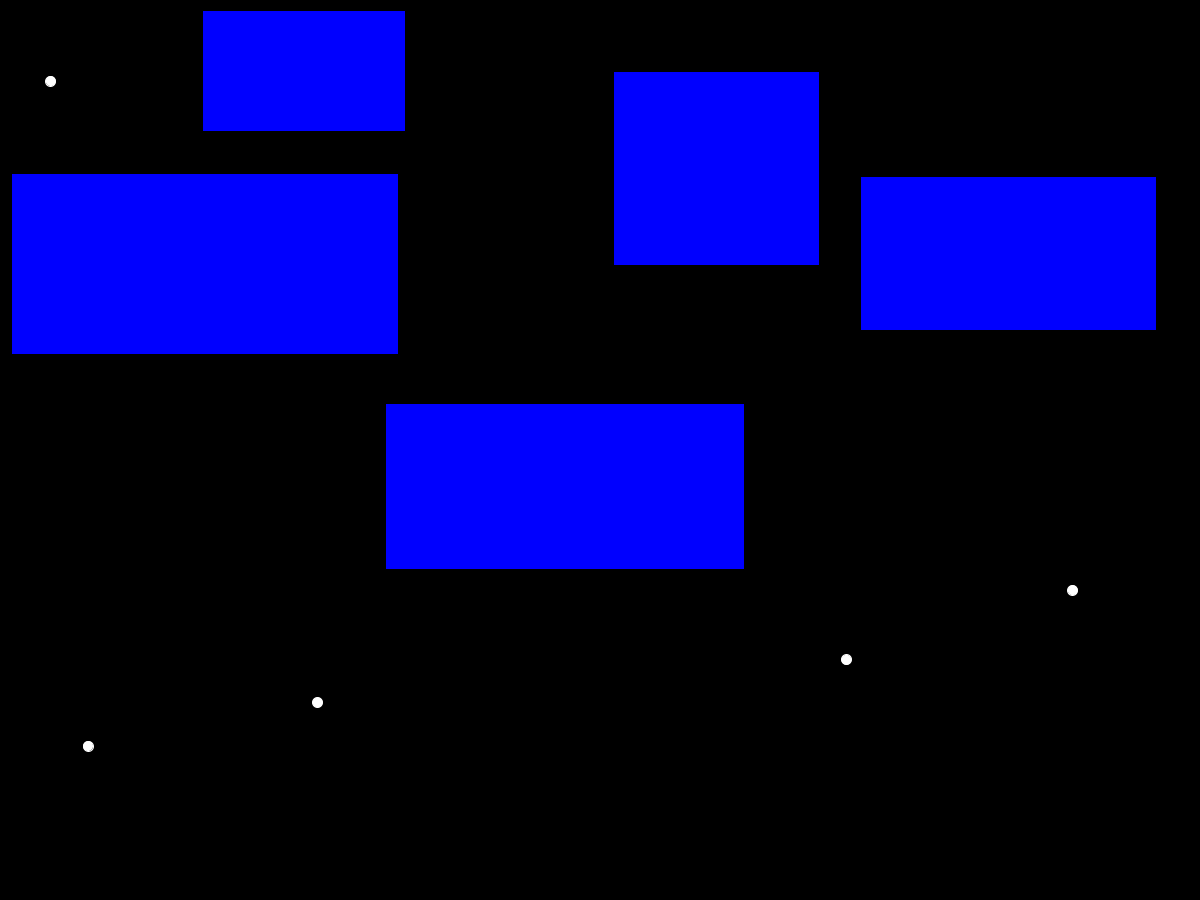
Frame 1 (no input)
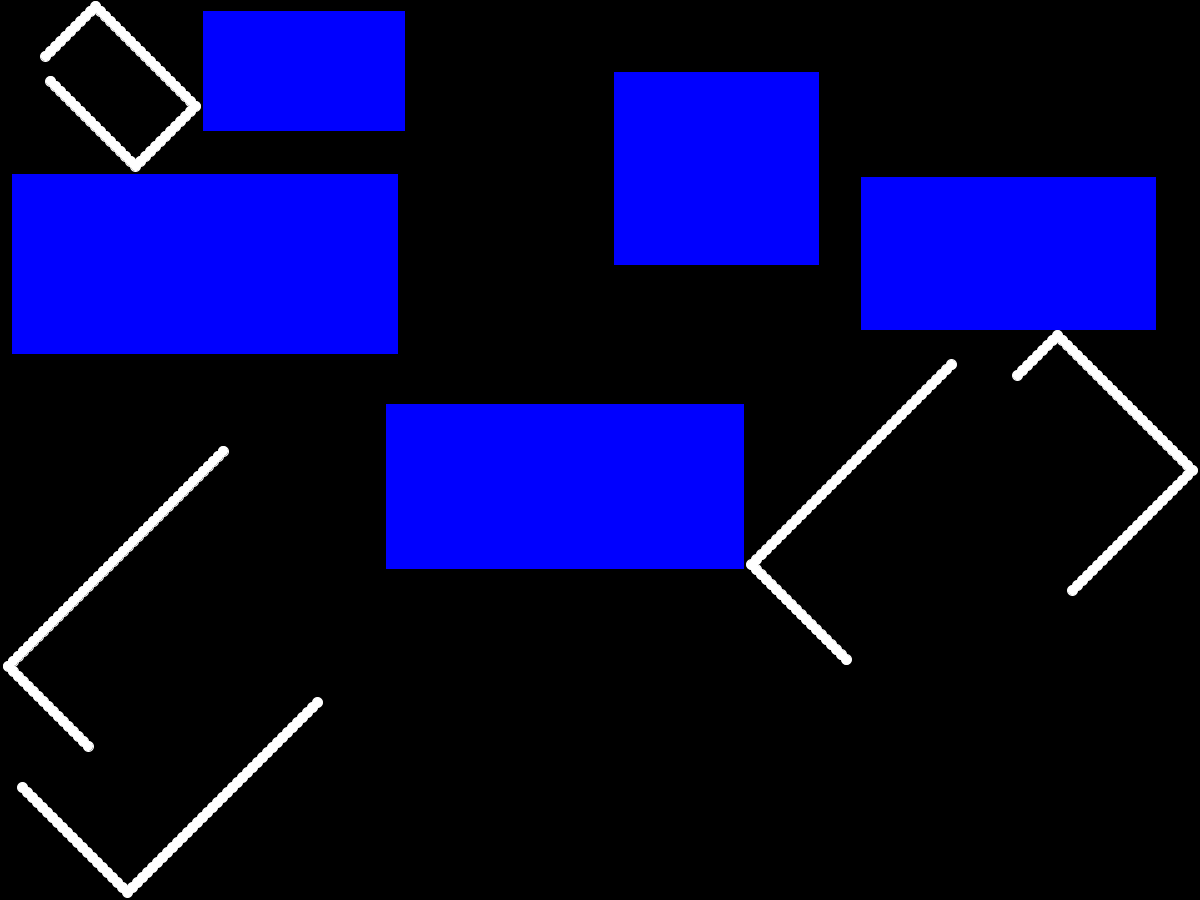
Frame 60 (the mouse pressed at the canvas centre just before this capture)
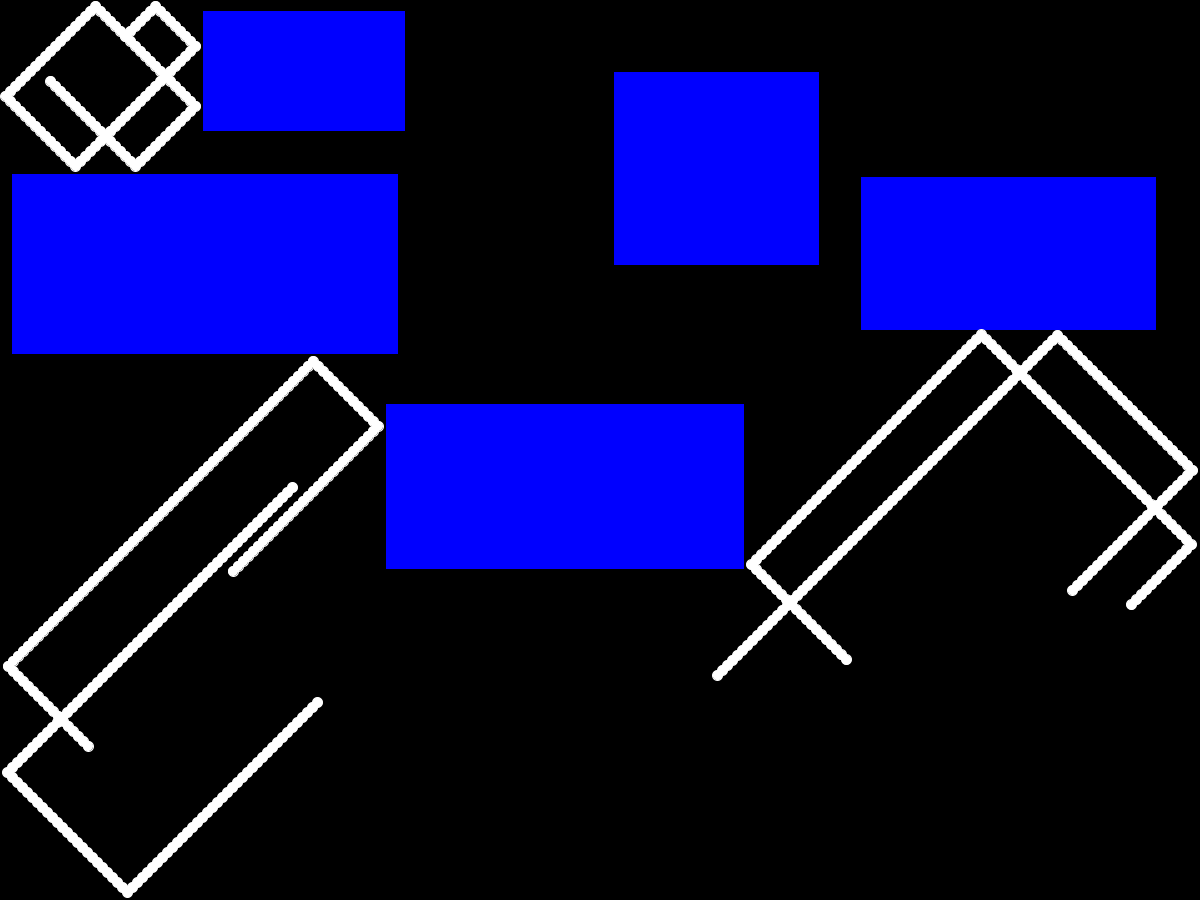
Frame 120 (the mouse held since frame 60 and released just before this capture)

The Processing sketch that drew these frames (run headless with seeded random() and noise(); from frame 60 on, the mouse is pressed at the canvas centre):

// Processing sketch: Bounce
// ── Bounce.pde
ArrayList<Obstacle> obs = new ArrayList<Obstacle>(); //contains the obstacles
ArrayList<Ball> balls = new ArrayList<Ball>(); //contains the balls

float dist = 5; //distance between frame
float rad = 5; //radius of ball

int numBalls = 5; //number of balls
int numObs = 5; //number of obstacles

float minW = 100; //min width of an obstacle
float minH = 100; //min height of an obstacle

float maxW = 400; //max width of an obstacle
float maxH = 300; //max height of an obstacle

void setup() {
  size (1200, 900); //width,height
  background (0); //changes the backgroud to black
  frameRate(1000); //basically uncapped

  float[] ballPos;
  float[] obsPos;

  for (int i = 0; i < numObs; i++) {
    float wid = random(minW, maxW);
    float hei = random(minH, maxH);
    obsPos  = randObsPos(wid, hei);
    obs.add(new Obstacle(obsPos[0], obsPos[1], wid, hei));
  }

  for (int i = 0; i < numBalls; i++) {
    ballPos = randBallPos();
    balls.add(new Ball(ballPos[0], ballPos[1], randDir(), randDir()));
  }

  fill(0,0,255);
  stroke(0,0,255);
  drawObstaacles();
  stroke (255);
  fill(255);
}

void draw() {
  drawBalls();
  collision();
  moveBalls();
  //println(frameRate);
}

void drawBalls() {
  for (int i = 0; i < balls.size(); i++) {
    Ball b = balls.get(i);
    circle(b.x, b.y, b.r);
  }
}

void drawObstaacles () {
  for (int i = 0; i < obs.size(); i++) {
    Obstacle o = obs.get(i);
    rect(o.x, o.y, o.w, o.h);
  }
}

void moveBalls() {
  for (int i = 0; i < balls.size(); i++) {
    Ball b = balls.get(i);

    b.move(b.dX*dist, b.dY*dist);
  }
}

void circle(float x, float y, float r) {
  ellipse(x, y, r*2, r*2);
}

void collision() {

  //collision with walls
  for (int i = 0; i < balls.size(); i++) {
    Ball b = balls.get(i);

    //collision with walls
    if (b.x+b.dX*dist+b.r > width || b.x+b.dX*dist-b.r < 0) {
      b.dX = b.dX*-1;
    }

    //collision with floor and ceiling
    if (b.y+b.dY*dist+b.r > height || b.y+b.dY*dist-b.r < 0) {
      b.dY = b.dY*-1;
    }

    //collision with obstacles
    for (int ii = 0; ii < obs.size(); ii++) {
      Obstacle o = obs.get(ii);
      if (o.inObstacle(b.x+b.dX*dist, b.y)) {
        b.dX = b.dX*-1;
      }

      if (o.inObstacle(b.x, b.y+b.dY*dist)) {
        b.dY = b.dY*-1;
      }
    }
  }
}

float[] randBallPos() {
  float[] pos = new float[2];

  boolean valid = false;

  //stops a ball from spawning in an obstacle
  while (!valid) {
    valid = true;
    pos[0] = random(rad, width-rad); //x
    pos[1] = random(rad, height-rad); //y
    for (int i = 0; i < obs.size(); i ++) {
      Obstacle o = obs.get(i);
      if (o.inObstacle(pos[0],pos[1])){
          valid = false;
      }
    }
  }
  return pos;
}

float[] randObsPos(float w, float h) {
  float[] pos = new float[2];

  pos[0] = random (0, width-w);
  pos[1] = random (0, height-h);

  return pos;
}

float randDir() {
  return random(1) > 0.5 ? 1 : -1;
}

class Obstacle {
  float x; //x position
  float y; //y position
  float w; //width
  float h; //height

  //Constructor
  Obstacle (float x, float y, float w, float h) {
    this.x = x;
    this.y = y;
    this.w = w;
    this.h = h;
  }

  boolean inObstacle (float bX, float bY) {
    return bX + rad > x && bX - rad < x + w && bY + rad > y && bY - rad < y + h;
  }
}

class Ball {
  float x; //x position
  float y; //y position
  float r = rad; //radius
  float dX; //movement direction in x
  float dY; //movement direction in y

  //Constructor
  Ball (float x, float y, float dX, float dY) {
    this.x = x;
    this.y = y;
    this.dX = dX;
    this.dY = dY;
  }

  void move(float x, float y) {
    this.x += x;
    this.y += y;
  }
}
